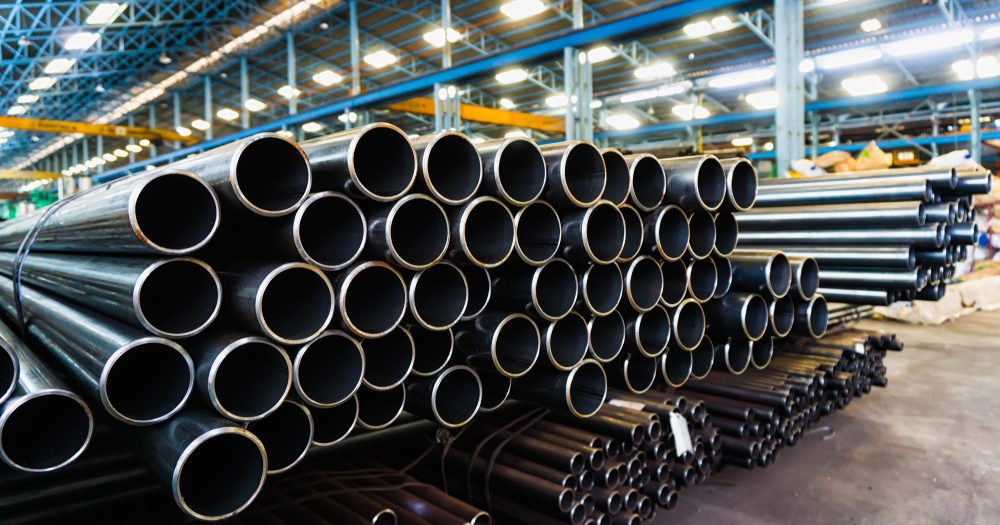
#> input picture ComputerPointerController/Pipes_count.jpg, 1000 x 525 px
$ jupyter execute pipe_count.ipynb
#> lines starting #> are read from the running program, lines starting #| are printed output that depends on the picture; after the words box and inside, x2 and y2 are one past the last pixel; in counts of white or black regions, pixels touching at a corner belong together
[cell 1]
import numpy as np
import cv2 as cv
from matplotlib import pyplot as plt

[cell 2]
# use matplotlib to print image in jupyter notebook
def show(img):
    plt.figure(figsize=(10, 16))
    plt.imshow(img, cmap='gray')
    plt.show()

[cell 3]
# load the image in full color
img = cv.imread('Pipes_count.jpg', cv.IMREAD_COLOR)
#> img is the input picture: shape (525, 1000, 3); mean B, G, R 84.7, 85.2, 81.1
show(img)

# Convert to grayscale
gray = cv.cvtColor(img, cv.COLOR_BGR2GRAY)
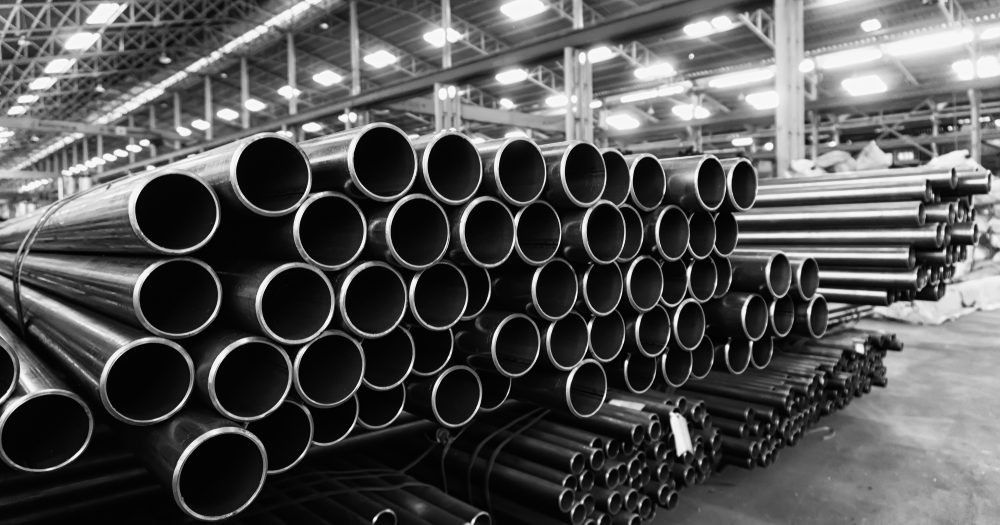
#> gray: shape (525, 1000); min 0, max 255, mean 83.9

# Apply blur with a 3x3 kernel
gray_blurred = cv.blur(gray, (3, 3))

show(gray_blurred)

[cell 4]
# Apply Hough transform on the blurred image.
detected_circles = cv.HoughCircles(gray_blurred,
                   cv.HOUGH_GRADIENT, 1, 15, param1 = 100,
               param2 = 20, minRadius = 0, maxRadius = 20)
#> detected_circles = 66 rows, first 8: [585.5, 397.5, 19.4], [521.5, 181.5, 19.4], [520.5, 158.5, 19.4], [935.5, 266.5, 19.4], [539.5, 241.5, 19.4], [602.5, 342.5, 19.4], [514.5, 354.5, 18.2], [460.5, 384.5, 19.4]

pipes_count = 0

[cell 5]
# Draw circles that are detected.
if detected_circles is not None:

    # Convert circle metadata to integers
    detected_circles = np.uint16(np.around(detected_circles))
#> detected_circles = 66 rows, first 8: [586, 398, 19], [522, 182, 19], [520, 158, 19], [936, 266, 19], [540, 242, 19], [602, 342, 19], [514, 354, 18], [460, 384, 19]

    for points in detected_circles[0, :]:
        a, b, r = points[0], points[1], points[2]

        # Draw a small circle (of radius 1) to show the center.
        cv.circle(img, (a, b), 1, (0, 0, 255), 3)

        # count the number of pipes
        pipes_count += 1
#> this loop made 66 passes
#> (a, b, r) on passes 1 to 12: (586, 398, 19), (522, 182, 19), (520, 158, 19), (936, 266, 19), (540, 242, 19), (602, 342, 19), (514, 354, 18), (460, 384, 19), (454, 406, 18), (556, 298, 17), (654, 340, 17), (646, 272, 16)
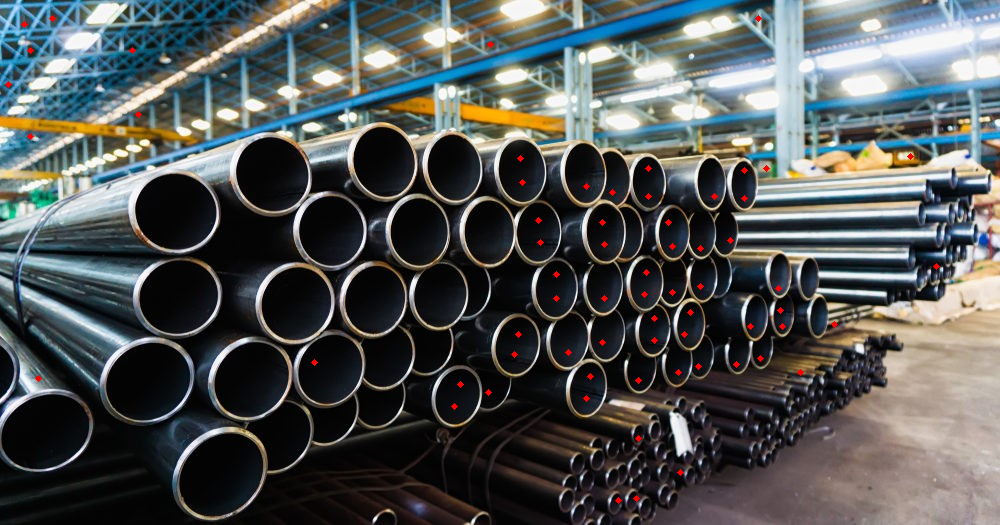
#> img: shape (525, 1000, 3); 0.31% of pixels changed, all inside (x1, y1, x2, y2) = (5, 15, 940, 504)
#> after the loop, pipes_count = 66

show(img)
print("Total number of pipes:", pipes_count)
#| Total number of pipes: 66
